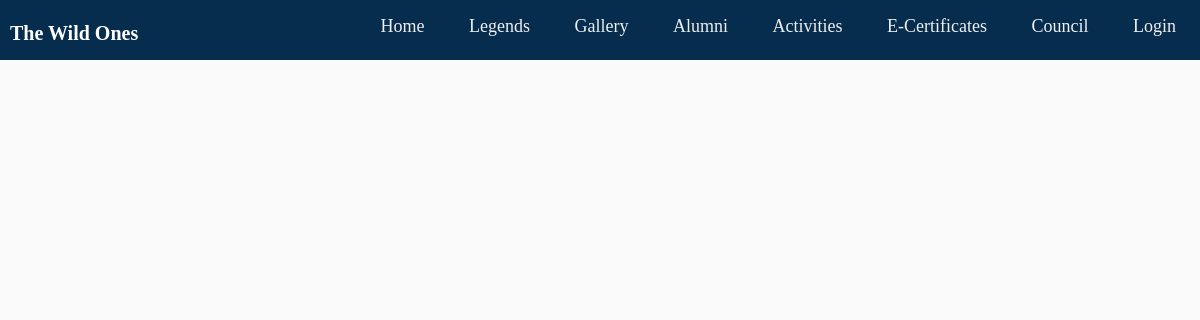
Before: /activities/user/souvik with the older database file.
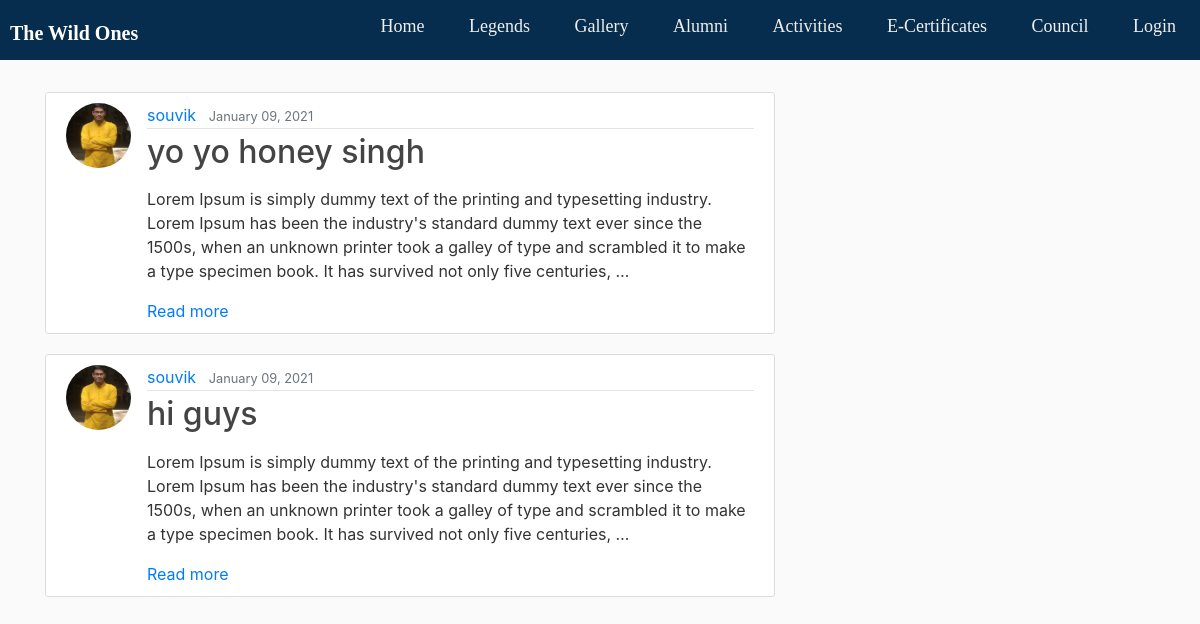
After: the same page with the newer database file.
### hostel2/models.py (models this page shows, shortened)
class Post(models.Model):
    title = models.CharField(max_length=100)
    content = models.TextField()
    date_posted = models.DateTimeField(default = timezone.now)
    author = models.ForeignKey(User, on_delete = models.CASCADE)

### users/models.py (models this page shows, shortened)
class Profile(models.Model):
    user = models.OneToOneField(User, on_delete=models.CASCADE)
    image = models.ImageField(default = 'default.jpg', upload_to = 'profile_pics')
    roll_no = models.CharField(default = 'None', max_length = 9)
    room_no = models.IntegerField(default = '0',)
    gc_participation = models.CharField(default = 'None', max_length = 1000)
    interests_sports = models.CharField(max_length=100, default = '', blank=True)
    interests_cult = models.CharField(max_length=100, default = '', blank=True)
    interests_tech = models.CharField(max_length=100, default = '', blank=True)
    awards = models.CharField(default = 'None', max_length = 150)
    num_e_certificates = models.IntegerField(default = '0')
    e_certificate_1 = models.ImageField(default = 'default_2.jpg',upload_to = 'profile_pics')
    e_certificate_2 = models.ImageField(default = 'default_2.jpg',upload_to = 'profile_pics')
    e_certificate_3 = models.ImageField(default = 'default_2.jpg',upload_to = 'profile_pics')
    e_certificate_4 = models.ImageField(default = 'default_2.jpg',upload_to = 'profile_pics')
    e_certificate_5 = models.ImageField(default = 'default_2.jpg',upload_to = 'profile_pics')
    def __init__(self, *args, **kwargs):
        super().__init__(*args, **kwargs)
        if self.interests_tech:
            self.interests_sports= eval(self.interests_sports)
            self.interests_cult= eval(self.interests_cult)
            self.interests_tech= eval(self.interests_tech)

### hostel2/views.py (the view)
# urls.py: path('activities/user/<str:username>', UserPostListView.as_view(), name='user-posts'),
class UserPostListView(ListView):
  model = Post
  template_name = 'hostel2/blog.html'
  context_object_name = 'posts'
  paginate_by = 3
  def get_queryset(self):
    user = get_object_or_404(User, username=self.kwargs.get('username'))
    return Post.objects.filter(author=user).order_by('-date_posted')

### hostel2/templates/hostel2/blog.html (shortened to what this page needs)
{% extends "hostel2/block.html" %}
  {% block content %}
{% for post in posts %}
<article class="media content-section">
  <img class="rounded-circle article-img" src="{{ post.author.profile.image.url }}">
  <div class="media-body">
    <div class="article-metadata">
      <a class="mr-2" href="{% url 'user-posts' post.author.username %}">{{ post.author }}</a>
      <small class="text-muted">{{ post.date_posted|date:"F d, Y" }}</small>
    </div>
    <h2><a class="article-title" href="{% url 'post-detail' post.id %}">{{ post.title }}</a></h2>
    <p class="article-content"> {{ post.content|safe|truncatewords:"50"|linebreaks }}</p>
    <a href="{% url 'post-detail' post.id %}">Read more</a>
  </div>
</article>
 {% endfor %}
  {% endblock  %}

### hostel2/templates/hostel2/block.html (shortened to what this page needs)
{% load static %}
<!DOCTYPE html>
<html>
    <head>
     <link rel="stylesheet" href="https://maxcdn.bootstrapcdn.com/bootstrap/4.5.0/css/bootstrap.min.css">
     <link rel="stylesheet" type="text/css" href="{% static 'hostel2/main.css' %}">
     <link rel="stylesheet" href="{% static 'hostel2/navbar.css'%}">
    </head>
<body id='bg'>
<header class="site-header">
  <div class="nav mb-0 pr-1">
  <div class="nav-header">
    <div class="nav-title">
      <a class="navbar-brand" style="color: white; ">The Wild Ones</a>
    </div>
  </div>
  <div id="uncheck" class="nav-links ml-auto">
    <a href="{% url 'home_page' %}"  >Home</a>
    <a href="{% url 'legend' %}">Legends</a>
    <a href="{% url 'gallery' %}">Gallery</a>
    <a href="{% url 'alumni' %}">Alumni</a>
    <a href="{% url 'blog-home' %}">Activities</a>
    <a  href="https://gymkhana.iitb.ac.in/~hostel2/certificate.php">E-Certificates</a>
    <a href="{% url 'contactus' %}">Council</a>
      {% if user.is_authenticated %}
      <a  href="{% url 'profile' %}">Profile</a>
      <a  href="{% url 'logout' %}">Logout</a>
      {% else %}
      <a  href="{% url 'login' %}">Login</a>
      {% endif %}
  </div>
</div>
</header>
      <main role="main" class="container adjust" >
        <div class="row">
          <div class="col-md-8">
            {% block content %}{% endblock %}
          </div>
        </div>
      </main>
</body>
</html>

### hostel2/static/hostel2/main.css (style rules this page uses)
body { background: #fafafa; color: #333333; }
h1, h2, h3, h4, h5, h6 { color: #444444; }
.site-header { color: #cbd5db; }
.site-header { color: #ffffff; }
.site-header { font-weight: 500; }
.content-section { background: #ffffff; padding: 10px 20px; border: 1px solid #dddddd; border-radius: 3px; margin-bottom: 20px; }
.article-title { color: #444444; }
.article-content { white-space: pre-line; }
.article-img { height: 65px; width: 65px; margin-right: 16px; }
.article-metadata { padding-bottom: 1px; margin-bottom: 4px; border-bottom: 1px solid #e3e3e3 }
#bg { background-image: url("Images/bg.jpg"); background-position: center; background-size: cover; background-attachment: fixed; }
.adjust { margin-top: 2rem; }

### hostel2/static/hostel2/navbar.css (style rules this page uses)
.nav { height: 60px; width: 100vw; background: #062d4d; z-index: 500; margin-bottom: 7vw; }
.nav>.nav-header { display: inline; }
.nav>.nav-header>.nav-title { display: inline-block; font-size: 28px; color: #fff; font-family: 'Cormorant'; font-weight: bold; padding: 10px 10px 10px 10px; }
.nav>.nav-links { display: inline; font-size: 18px; font-family: 'Poppins'; }
.nav>.nav-links>a { display: inline-block; padding: 13px 20px 13px 20px; text-decoration: none; color: #efefef; text-align:center; }

Changed rows visible on the page:
added Post: author.profile.image (picture), author "souvik", date_posted "January 09, 2021", title "yo yo honey singh", content "Lorem Ipsum is simply dummy text of the printing and typesetting industry. Lorem Ipsum has been the industry's standard dummy text ever since the 1500s, when an unknown printer took a galley of type and scrambled it to make a type specimen book. It has survived not only five centuries, …"
added Post: author.profile.image (picture), author "souvik", date_posted "January 09, 2021", title "hi guys", content "Lorem Ipsum is simply dummy text of the printing and typesetting industry. Lorem Ipsum has been the industry's standard dummy text ever since the 1500s, when an unknown printer took a galley of type and scrambled it to make a type specimen book. It has survived not only five centuries, …"
